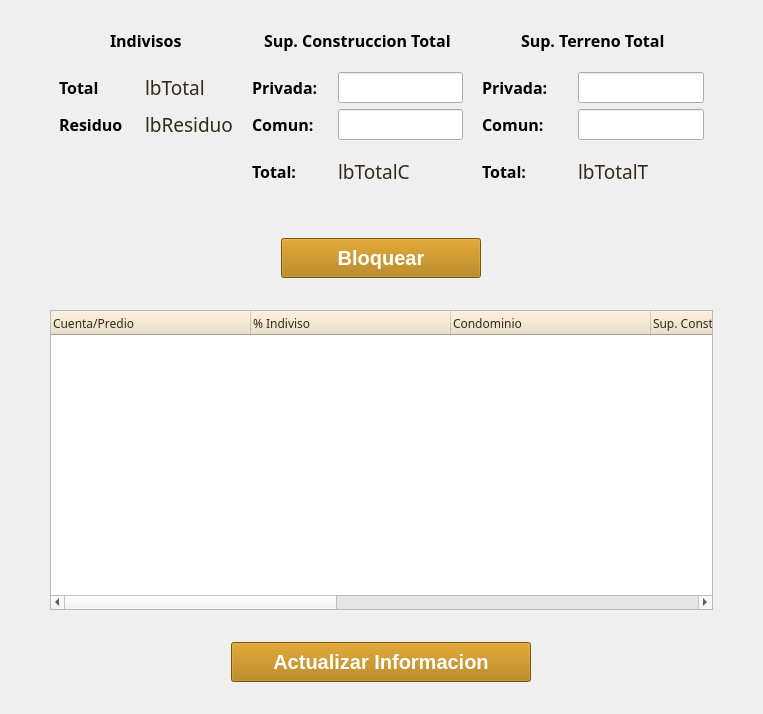
                <widget class="QWidget" name="scrollAreaWidgetContents_8">
                 <property name="geometry">
                  <rect>
                   <x>0</x>
                   <y>0</y>
                   <width>763</width>
                   <height>714</height>
                  </rect>
                 </property>
                 <layout class="QGridLayout" name="gridLayout_30">
                  <property name="leftMargin">
                   <number>0</number>
                  </property>
                  <property name="topMargin">
                   <number>0</number>
                  </property>
                  <property name="rightMargin">
                   <number>0</number>
                  </property>
                  <property name="bottomMargin">
                   <number>0</number>
                  </property>
                  <property name="spacing">
                   <number>0</number>
                  </property>
                  <item row="1" column="1">
                   <widget class="QLabel" name="label_140">
                    <property name="minimumSize">
                     <size>
                      <width>0</width>
                      <height>10</height>
                     </size>
                    </property>
                    <property name="maximumSize">
                     <size>
                      <width>16777215</width>
                      <height>20</height>
                     </size>
                    </property>
                    <property name="text">
                     <string/>
                    </property>
                   </widget>
                  </item>
                  <item row="4" column="2">
                   <widget class="QLabel" name="label_135">
                    <property name="minimumSize">
                     <size>
                      <width>50</width>
                      <height>0</height>
                     </size>
                    </property>
                    <property name="maximumSize">
                     <size>
                      <width>50</width>
                      <height>16777215</height>
                     </size>
                    </property>
                    <property name="text">
                     <string/>
                    </property>
                   </widget>
                  </item>
                  <item row="4" column="0">
                   <widget class="QLabel" name="label_134">
                    <property name="minimumSize">
                     <size>
                      <width>50</width>
                      <height>0</height>
                     </size>
                    </property>
                    <property name="maximumSize">
                     <size>
                      <width>50</width>
                      <height>16777215</height>
                     </size>
                    </property>
                    <property name="text">
                     <string/>
                    </property>
                   </widget>
                  </item>
                  <item row="6" column="1" alignment="Qt::AlignHCenter">
                   <widget class="QPushButton" name="btnActualizaInfo">
                    <property name="minimumSize">
                     <size>
                      <width>300</width>
                      <height>40</height>
                     </size>
                    </property>
                    <property name="maximumSize">
                     <size>
                      <width>300</width>
                      <height>40</height>
                     </size>
                    </property>
                    <property name="font">
                     <font>
                      <pointsize>15</pointsize>
                      <weight>75</weight>
                      <bold>true</bold>
                     </font>
                    </property>
                    <property name="styleSheet">
                     <string notr="true">QPushButton{
background : rgb(174, 116, 0);
color : rgb(255, 255, 255)
}
QPushButton::disabled {
background : rgb(187, 129, 13);
color : rgb(245,245,245);
border: 1px solid #adb2b5;
}</string>
                    </property>
                    <property name="text">
                     <string>Actualizar Informacion</string>
                    </property>
                   </widget>
                  </item>
                  <item row="7" column="1">
                   <widget class="QLabel" name="label_138">
                    <property name="minimumSize">
                     <size>
                      <width>0</width>
                      <height>20</height>
                     </size>
                    </property>
                    <property name="maximumSize">
                     <size>
                      <width>16777215</width>
                      <height>20</height>
                     </size>
                    </property>
                    <property name="text">
                     <string/>
                    </property>
                   </widget>
                  </item>
                  <item row="3" column="1">
                   <widget class="QLabel" name="label_139">
                    <property name="minimumSize">
                     <size>
                      <width>0</width>
                      <height>10</height>
                     </size>
                    </property>
                    <property name="maximumSize">
                     <size>
                      <width>16777215</width>
                      <height>20</height>
                     </size>
                    </property>
                    <property name="text">
                     <string/>
                    </property>
                   </widget>
                  </item>
                  <item row="5" column="1">
                   <widget class="QLabel" name="label_136">
                    <property name="minimumSize">
                     <size>
                      <width>0</width>
                      <height>20</height>
                     </size>
                    </property>
                    <property name="maximumSize">
                     <size>
                      <width>16777215</width>
                      <height>20</height>
                     </size>
                    </property>
                    <property name="text">
                     <string/>
                    </property>
                   </widget>
                  </item>
                  <item row="4" column="1">
                   <widget class="QTableWidget" name="twIndivisos">
                    <property name="minimumSize">
                     <size>
                      <width>0</width>
                      <height>300</height>
                     </size>
                    </property>
                    <property name="maximumSize">
                     <size>
                      <width>16777215</width>
                      <height>300</height>
                     </size>
                    </property>
                    <property name="font">
                     <font>
                      <family>Century Gothic</family>
                      <pointsize>10</pointsize>
                     </font>
                    </property>
                    <property name="styleSheet">
                     <string notr="true">QHeaderView::section
{
background-color: rgb(238,225,200);
color : rgb(52, 42, 24 );
text-align: right;
font-size:12px;
height:24px
}</string>
                    </property>
                    <attribute name="horizontalHeaderMinimumSectionSize">
                     <number>200</number>
                    </attribute>
                    <column>
                     <property name="text">
                      <string>Cuenta/Predio</string>
                     </property>
                     <property name="textAlignment">
                      <set>AlignLeading|AlignVCenter</set>
                     </property>
                    </column>
                    <column>
                     <property name="text">
                      <string>% Indiviso</string>
                     </property>
                     <property name="textAlignment">
                      <set>AlignLeading|AlignVCenter</set>
                     </property>
                    </column>
                    <column>
                     <property name="text">
                      <string>Condominio</string>
                     </property>
                     <property name="textAlignment">
                      <set>AlignLeading|AlignVCenter</set>
                     </property>
                    </column>
                    <column>
                     <property name="text">
                      <string>Sup. Const. Priv.</string>
                     </property>
                     <property name="textAlignment">
                      <set>AlignLeading|AlignVCenter</set>
                     </property>
                    </column>
                    <column>
                     <property name="text">
                      <string>Sup. Const. Comun</string>
                     </property>
                     <property name="textAlignment">
                      <set>AlignLeading|AlignVCenter</set>
                     </property>
                    </column>
                    <column>
                     <property name="text">
                      <string>Sup. Terr. Priv.</string>
                     </property>
                     <property name="textAlignment">
                      <set>AlignLeading|AlignVCenter</set>
                     </property>
                    </column>
                    <column>
                     <property name="text">
                      <string>Sup. Terr. Comun</string>
                     </property>
                     <property name="textAlignment">
                      <set>AlignLeading|AlignVCenter</set>
                     </property>
                    </column>
                   </widget>
                  </item>
                  <item row="2" column="1" alignment="Qt::AlignHCenter">
                   <widget class="QPushButton" name="btnBlocDesbloc">
                    <property name="minimumSize">
                     <size>
                      <width>200</width>
                      <height>40</height>
                     </size>
                    </property>
                    <property name="maximumSize">
                     <size>
                      <width>200</width>
                      <height>40</height>
                     </size>
                    </property>
                    <property name="font">
                     <font>
                      <pointsize>15</pointsize>
                      <weight>75</weight>
                      <bold>true</bold>
                     </font>
                    </property>
                    <property name="styleSheet">
                     <string notr="true">QPushButton{
background : rgb(174, 116, 0);
color : rgb(255, 255, 255)
}
QPushButton::disabled {
background : rgb(187, 129, 13);
color : rgb(245,245,245);
border: 1px solid #adb2b5;
}</string>
                    </property>
                    <property name="text">
                     <string>Bloquear</string>
                    </property>
                   </widget>
                  </item>
                  <item row="0" column="1" alignment="Qt::AlignHCenter">
                   <widget class="QWidget" name="widget_14" native="true">
                    <property name="minimumSize">
                     <size>
                      <width>0</width>
                      <height>200</height>
                     </size>
                    </property>
                    <property name="maximumSize">
                     <size>
                      <width>16777215</width>
                      <height>200</height>
                     </size>
                    </property>
                    <layout class="QGridLayout" name="gridLayout_31">
                     <item row="3" column="3">
                      <widget class="QLabel" name="label_128">
                       <property name="font">
                        <font>
                         <family>Century Gothic</family>
                         <pointsize>12</pointsize>
                         <weight>75</weight>
                         <bold>true</bold>
                        </font>
                       </property>
                       <property name="text">
                        <string>Total:</string>
                       </property>
                      </widget>
                     </item>
                     <item row="2" column="4">
                      <widget class="QLabel" name="lbComunC">
                       <property name="font">
                        <font>
                         <pointsize>12</pointsize>
                         <weight>50</weight>
                         <italic>false</italic>
                         <bold>false</bold>
                        </font>
                       </property>
                       <property name="text">
                        <string>lbComunC</string>
                       </property>
                      </widget>
                     </item>
                     <item row="1" column="2">
                      <widget class="QLabel" name="label_132">
                       <property name="maximumSize">
                        <size>
                         <width>50</width>
                         <height>16777215</height>
                        </size>
                       </property>
                       <property name="text">
                        <string/>
                       </property>
                      </widget>
                     </item>
                     <item row="1" column="1">
                      <widget class="QLabel" name="lbTotal">
                       <property name="minimumSize">
                        <size>
                         <width>80</width>
                         <height>24</height>
                        </size>
                       </property>
                       <property name="maximumSize">
                        <size>
                         <width>80</width>
                         <height>24</height>
                        </size>
                       </property>
                       <property name="font">
                        <font>
                         <family>Century Gothic</family>
                         <pointsize>14</pointsize>
                         <weight>50</weight>
                         <italic>false</italic>
                         <bold>false</bold>
                        </font>
                       </property>
                       <property name="styleSheet">
                        <string notr="true">color : rgb(52, 42, 24 )</string>
                       </property>
                       <property name="text">
                        <string>lbTotal</string>
                       </property>
                      </widget>
                     </item>
                     <item row="1" column="0">
                      <widget class="QLabel" name="label_112">
                       <property name="minimumSize">
                        <size>
                         <width>80</width>
                         <height>0</height>
                        </size>
                       </property>
                       <property name="maximumSize">
                        <size>
                         <width>80</width>
                         <height>16777215</height>
                        </size>
                       </property>
                       <property name="font">
                        <font>
                         <family>Century Gothic</family>
                         <pointsize>12</pointsize>
                         <weight>75</weight>
                         <bold>true</bold>
                        </font>
                       </property>
                       <property name="text">
                        <string>Total</string>
                       </property>
                      </widget>
                     </item>
                     <item row="0" column="0" colspan="2" alignment="Qt::AlignHCenter">
                      <widget class="QLabel" name="label_110">
                       <property name="font">
                        <font>
                         <family>Century Gothic</family>
                         <pointsize>12</pointsize>
                         <weight>75</weight>
                         <bold>true</bold>
                        </font>
                       </property>
                       <property name="text">
                        <string>Indivisos</string>
                       </property>
                      </widget>
                     </item>
                     <item row="1" column="8">
                      <widget class="QLabel" name="lbPrivadaT">
                       <property name="minimumSize">
                        <size>
                         <width>120</width>
                         <height>0</height>
                        </size>
                       </property>
                       <property name="maximumSize">
                        <size>
                         <width>120</width>
                         <height>16777215</height>
                        </size>
                       </property>
                       <property name="font">
                        <font>
                         <pointsize>12</pointsize>
                         <weight>50</weight>
                         <italic>false</italic>
                         <bold>false</bold>
                        </font>
                       </property>
                       <property name="text">
                        <string>lbPrivadaT</string>
                       </property>
                      </widget>
                     </item>
                     <item row="1" column="6">
                      <widget class="QLabel" name="label_133">
                       <property name="maximumSize">
                        <size>
                         <width>50</width>
                         <height>16777215</height>
                        </size>
                       </property>
                       <property name="text">
                        <string/>
                       </property>
                      </widget>
                     </item>
                     <item row="2" column="7">
                      <widget class="QLabel" name="label_124">
                       <property name="font">
                        <font>
                         <family>Century Gothic</family>
                         <pointsize>12</pointsize>
                         <weight>75</weight>
                         <bold>true</bold>
                        </font>
                       </property>
                       <property name="text">
                        <string>Comun:</string>
                       </property>
                      </widget>
                     </item>
                     <item row="3" column="4">
                      <widget class="QLabel" name="lbTotalC">
                       <property name="font">
                        <font>
                         <family>Century Gothic</family>
                         <pointsize>14</pointsize>
                         <weight>50</weight>
                         <italic>false</italic>
                         <bold>false</bold>
                        </font>
                       </property>
                       <property name="styleSheet">
                        <string notr="true">color : rgb(52, 42, 24 )</string>
                       </property>
                       <property name="text">
                        <string>lbTotalC</string>
                       </property>
                      </widget>
                     </item>
                     <item row="0" column="3" colspan="2" alignment="Qt::AlignHCenter">
                      <widget class="QLabel" name="label_118">
                       <property name="font">
                        <font>
                         <family>Century Gothic</family>
                         <pointsize>12</pointsize>
                         <weight>75</weight>
                         <bold>true</bold>
                        </font>
                       </property>
                       <property name="text">
                        <string>Sup. Construccion Total</string>
                       </property>
                      </widget>
                     </item>
                     <item row="1" column="7">
                      <widget class="QLabel" name="label_114">
                       <property name="minimumSize">
                        <size>
                         <width>90</width>
                         <height>0</height>
                        </size>
                       </property>
                       <property name="maximumSize">
                        <size>
                         <width>90</width>
                         <height>16777215</height>
                        </size>
                       </property>
                       <property name="font">
                        <font>
                         <family>Century Gothic</family>
                         <pointsize>12</pointsize>
                         <weight>75</weight>
                         <bold>true</bold>
                        </font>
                       </property>
                       <property name="text">
                        <string>Privada:</string>
                       </property>
                      </widget>
                     </item>
                     <item row="2" column="8">
                      <widget class="QLabel" name="lbComunT">
                       <property name="maximumSize">
                        <size>
                         <width>120</width>
                         <height>16777215</height>
                        </size>
                       </property>
                       <property name="font">
                        <font>
                         <pointsize>12</pointsize>
                         <weight>50</weight>
                         <italic>false</italic>
                         <bold>false</bold>
                        </font>
                       </property>
                       <property name="text">
                        <string>lbComunT</string>
                       </property>
                      </widget>
                     </item>
                     <item row="2" column="0">
                      <widget class="QLabel" name="label_120">
                       <property name="font">
                        <font>
                         <family>Century Gothic</family>
                         <pointsize>12</pointsize>
                         <weight>75</weight>
                         <bold>true</bold>
                        </font>
                       </property>
                       <property name="text">
                        <string>Residuo</string>
                       </property>
                      </widget>
                     </item>
                     <item row="1" column="3">
                      <widget class="QLabel" name="label_109">
                       <property name="minimumSize">
                        <size>
                         <width>80</width>
                         <height>0</height>
                        </size>
                       </property>
                       <property name="maximumSize">
                        <size>
                         <width>80</width>
                         <height>16777215</height>
                        </size>
                       </property>
                       <property name="font">
                        <font>
                         <family>Century Gothic</family>
                         <pointsize>12</pointsize>
                         <weight>75</weight>
                         <bold>true</bold>
                        </font>
                       </property>
                       <property name="text">
                        <string>Privada:</string>
                       </property>
                      </widget>
                     </item>
                     <item row="2" column="4">
                      <widget class="QLineEdit" name="leComunC">
                       <property name="font">
                        <font>
                         <family>Century Gothic</family>
                         <pointsize>12</pointsize>
                        </font>
                       </property>
                       <property name="maxLength">
                        <number>10</number>
                       </property>
                      </widget>
                     </item>
                     <item row="0" column="7" colspan="2" alignment="Qt::AlignHCenter">
                      <widget class="QLabel" name="label_119">
                       <property name="font">
                        <font>
                         <family>Century Gothic</family>
                         <pointsize>12</pointsize>
                         <weight>75</weight>
                         <bold>true</bold>
                        </font>
                       </property>
                       <property name="text">
                        <string>Sup. Terreno Total</string>
                       </property>
                      </widget>
                     </item>
                     <item row="1" column="4">
                      <widget class="QLabel" name="lbPrivadaC">
                       <property name="minimumSize">
                        <size>
                         <width>120</width>
                         <height>0</height>
                        </size>
                       </property>
                       <property name="maximumSize">
                        <size>
                         <width>120</width>
                         <height>16777215</height>
                        </size>
                       </property>
                       <property name="font">
                        <font>
                         <pointsize>12</pointsize>
                         <weight>50</weight>
                         <italic>false</italic>
                         <bold>false</bold>
                        </font>
                       </property>
                       <property name="text">
                        <string>lbPrivadaC</string>
                       </property>
                      </widget>
                     </item>
                     <item row="2" column="3">
                      <widget class="QLabel" name="label_122">
                       <property name="font">
                        <font>
                         <family>Century Gothic</family>
                         <pointsize>12</pointsize>
                         <weight>75</weight>
                         <bold>true</bold>
                        </font>
                       </property>
                       <property name="text">
                        <string>Comun:</string>
                       </property>
                      </widget>
                     </item>
                     <item row="3" column="8">
                      <widget class="QLabel" name="lbTotalT">
                       <property name="font">
                        <font>
                         <family>Century Gothic</family>
                         <pointsize>14</pointsize>
                         <weight>50</weight>
                         <italic>false</italic>
                         <bold>false</bold>
                        </font>
                       </property>
                       <property name="styleSheet">
                        <string notr="true">color : rgb(52, 42, 24 )</string>
                       </property>
                       <property name="text">
                        <string>lbTotalT</string>
                       </property>
                      </widget>
                     </item>
                     <item row="2" column="1">
                      <widget class="QLabel" name="lbResiduo">
                       <property name="minimumSize">
                        <size>
                         <width>0</width>
                         <height>24</height>
                        </size>
                       </property>
                       <property name="maximumSize">
                        <size>
                         <width>16777215</width>
                         <height>24</height>
                        </size>
                       </property>
                       <property name="font">
                        <font>
                         <family>Century Gothic</family>
                         <pointsize>14</pointsize>
                         <weight>50</weight>
                         <italic>false</italic>
                         <bold>false</bold>
                        </font>
                       </property>
                       <property name="styleSheet">
                        <string notr="true">color : rgb(52, 42, 24 )</string>
                       </property>
                       <property name="text">
                        <string>lbResiduo</string>
                       </property>
                      </widget>
                     </item>
                     <item row="3" column="7">
                      <widget class="QLabel" name="label_130">
                       <property name="font">
                        <font>
                         <family>Century Gothic</family>
                         <pointsize>12</pointsize>
                         <weight>75</weight>
                         <bold>true</bold>
                        </font>
                       </property>
                       <property name="text">
                        <string>Total:</string>
                       </property>
                      </widget>
                     </item>
                     <item row="1" column="4">
                      <widget class="QLineEdit" name="lePrivadaC">
                       <property name="font">
                        <font>
                         <family>Century Gothic</family>
                         <pointsize>12</pointsize>
                        </font>
                       </property>
                       <property name="maxLength">
                        <number>10</number>
                       </property>
                      </widget>
                     </item>
                     <item row="2" column="8">
                      <widget class="QLineEdit" name="leComunT">
                       <property name="font">
                        <font>
                         <family>Century Gothic</family>
                         <pointsize>12</pointsize>
                        </font>
                       </property>
                       <property name="maxLength">
                        <number>10</number>
                       </property>
                      </widget>
                     </item>
                     <item row="1" column="8">
                      <widget class="QLineEdit" name="lePrivadaT">
                       <property name="font">
                        <font>
                         <family>Century Gothic</family>
                         <pointsize>12</pointsize>
                        </font>
                       </property>
                       <property name="maxLength">
                        <number>10</number>
                       </property>
                      </widget>
                     </item>
                    </layout>
                   </widget>
                  </item>
                 </layout>
                </widget>
